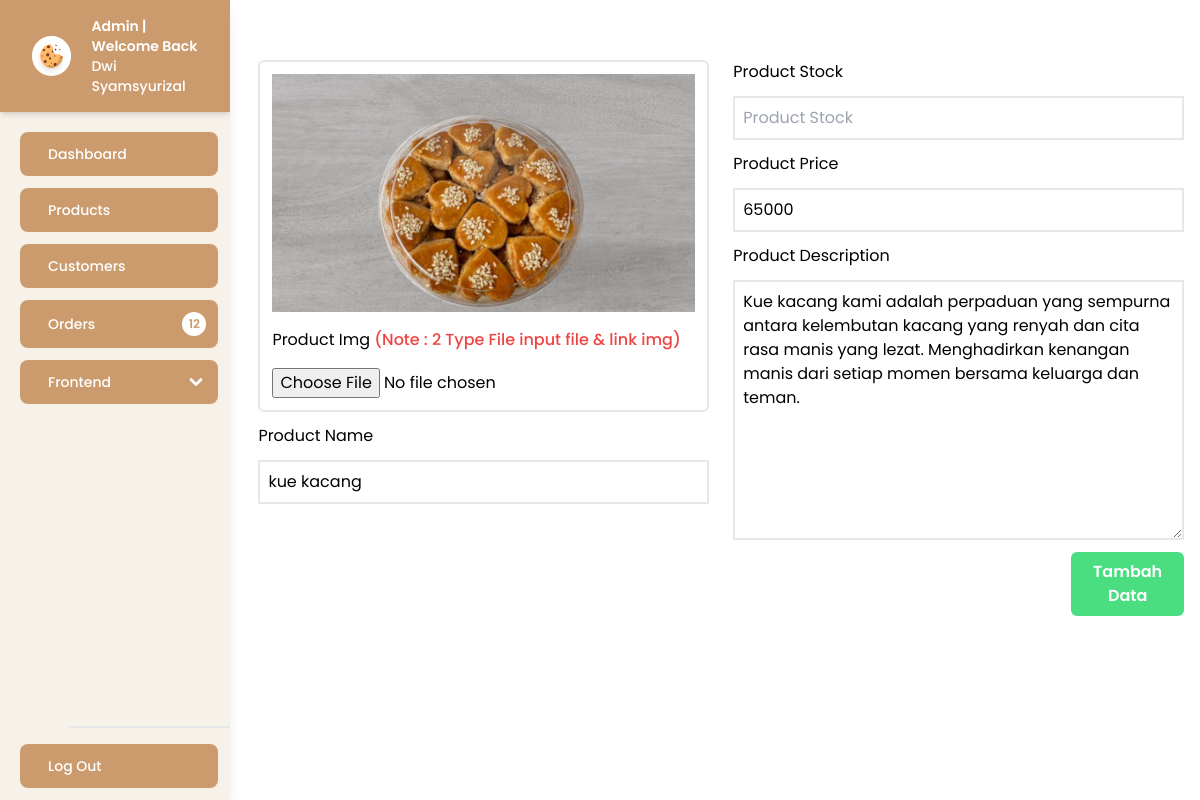
/Admin-Update-Product.php?product_id=3, run on the app's committed database.
### tables this page shows
CREATE TABLE `product` (
  `product_id` int(11) NOT NULL,
  `product_image` text NOT NULL,
  `product_name` varchar(50) NOT NULL,
  `product_desc` varchar(500) NOT NULL,
  `product_price` int(11) NOT NULL,
  `product_recommend` tinyint(1) NOT NULL,
  `insert_date` datetime NOT NULL,
  `last_update_time` datetime NOT NULL
);

### function.php (called while the page is built, shortened)
<?php
$conn = mysqli_connect('localhost', 'root', '', 'cookiecrumb');
function query($query)
{
    global $conn;
    $result = mysqli_query($conn, $query);
    $rows = [];
    while ($row = mysqli_fetch_object($result)) {
        $rows[] = $row;
    }
    return $rows;
}

### Admin-Update-Product.php (the view, shortened to what this page needs)
<?php
require "function.php";
$product_id = $_GET['product_id'];
$product = query("SELECT * FROM product WHERE product_id = $product_id")[0];
?>
<!doctype html>
<html lang="en">
<head>
    <link rel="stylesheet" href="src/output.css" />
    <link rel="stylesheet" href="https://cdn.jsdelivr.net/npm/swiper@10/swiper-bundle.min.css" />
    <link rel="stylesheet" href="https://cdn.jsdelivr.net/npm/swiper@10/swiper-bundle.min.css" />
    <link href="https://cdn.datatables.net/1.13.3/css/jquery.dataTables.min.css" rel="stylesheet" />
    <link rel="stylesheet" href="https://cdn.jsdelivr.net/npm/@tabler/icons-webfont@latest/tabler-icons.min.css" />
</head>
<body class="grid grid-cols-10 gap-3 bg-white">
    <?php include ("layout/sidebar-admin.php"); ?>
    <main class="col-span-8 px-4 my-0">
        <div class=" max-h-[900px] py-12  wrap  overflow-y-auto">
            <form class="w-full mt-3" action="" method="post" enctype="multipart/form-data">
                <div class="grid grid-cols-2 gap-6">
                    <div class="flex flex-col w-full gap-3">
                        <div class="flex flex-col w-full gap-4 p-3 border-2 rounded-md bg-white-neru">
                            <img id="previewImg" src="assets/<?= $product->product_image ?>"
                                onerror="this.src='https://salonlfc.com/wp-content/uploads/2018/01/image-not-found-1-scaled-1150x647.png'"
                                class="mx-auto" alt="">
                            <label for="">Product Img <span class="font-medium text-red-500">(Note : 2 Type File input
                                    file &
                                    link img)</span> </label>
                            <input type="file" name="gambar" id="gambar" onchange="previewImage(event)">
                        </div>
                        <label for="">Product Name</label>
                        <input required class="w-full p-2 border-2 outline-none" value="<?= $product->product_name ?>"
                            name="product_name" placeholder="Product Name" type="text" />
                    </div>
                    <div class="flex flex-col w-full gap-3">
                        <label for="">Product Stock</label>
                        <input required class="w-full p-2 border-2 outline-none" value="<?= $product->stok ?>"
                            name="product_stock" placeholder="Product Stock" type="number" pattern="\d*" />
                        <label for="">Product Price</label>
                        <input required class="w-full p-2 border-2 outline-none" value="<?= $product->product_price ?>"
                            name="product_price" placeholder="Product Price" type="number" />
                        <label for="">Product Description</label>
                        <textarea required class="p-2 border-2 outline-none text-start" name="product_description"
                            placeholder="Product Price" cols="30" rows="10"><?= $product->product_desc ?></textarea>
                        <button type="submit" name="submit"
                            class="bg-green-400 p-2 rounded-md text-white font-semibold w-[25%] self-end">Tambah
                            Data</button>
                    </div>
                </div>
            </form>
        </div>
    </main>
</body>
</html>

### data on the page
product: product_image (picture), product_name "kue kacang", product_price "65000", product_description "Kue kacang kami adalah perpaduan yang sempurna antara kelembutan kacang yang renyah dan cita rasa manis yang lezat. Menghadirkan kenangan manis dari setiap momen bersama keluarga dan teman."
